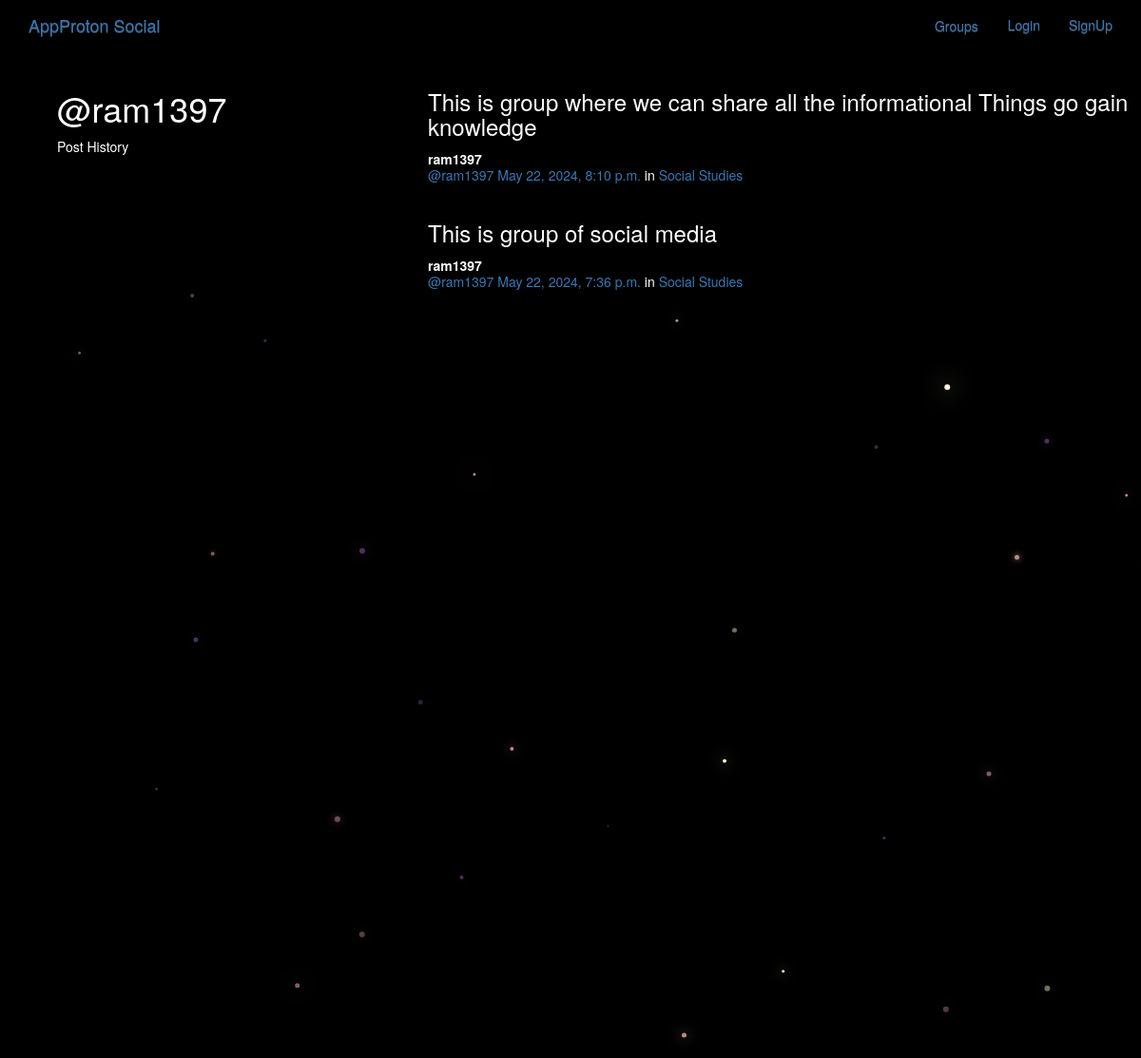
The page /posts/by/ram1397 on the database its author committed.
### posts/models.py (models this page shows, shortened)
class Post(models.Model):
    user=models.ForeignKey(User, related_name='posts', on_delete=models.CASCADE)
    created_at=models.DateTimeField(auto_now=True)
    message=models.TextField()
    message_html=models.TextField(editable=False)
    group=models.ForeignKey(Group, related_name='posts', blank=True, on_delete=models.CASCADE)
    class Meta:
        ordering=['-created_at']
        unique_together=['user', 'message']

### groups/models.py (models this page shows, shortened)
class Group(models.Model):
    name=models.CharField(max_length=256, unique=True)
    slug=models.SlugField(allow_unicode=True, unique=True)
    description=models.TextField(blank=True, default='')
    description_html=models.TextField(editable=False, default='', blank=True)
    members=models.ManyToManyField(User, through='GroupMember')
    class Meta:
        ordering=['name']

### posts/views.py (the view)
# urls.py: re_path(r'by/(?P<username>[-\w]+)', views.UserPosts.as_view(), name='for_user'),
class UserPosts(generic.ListView):
    model=models.Post
    template_name='posts/user_post_list.html'
    def get_queryset(self):
        try:
            self.post_user=User.objects.prefetch_related('posts').get(username__iexact=self.kwargs.get('username'))
        except User.DoesNotExist:
            raise Http404
        else:
            return self.post_user.posts.all()
    def get_context_data(self, **kwargs):
        context=super().get_context_data(*kwargs)
        context['post_user']=self.post_user
        return context

### posts/templates/posts/user_post_list.html
{% extends "posts/post_base.html" %}
{% block prepost %}
<div class="col-md-4">
	<h1>@{{ post_user.username }}</h1>
	<p>Post History</p>
</div>
{% endblock %}
{% block post_content %}
<div class="col-md-8">
	{% for post in post_list %}
		{% include "posts/_post.html" %}
	{% endfor %}
</div>
{% endblock %}

### posts/templates/posts/_post.html (shortened to what this page needs)
<div class="post media">
	<h3>{{ post.message_html|safe }}</h3>
	<div class="media-body">
		<strong>{{ post.user.username }}</strong>
		<h5 class="media-heading">
			<span class="username"><a href="{% url 'posts:for_user' username=post.user.username %}">@{{ post.user.username }}</a></span>
			<time class="time"><a href="{% url 'posts:single' username=post.user.username pk=post.pk %}">{{ post.created_at }}</a></time>
			{% if post.group %}
			<span class="group-name">in <a href="#">{{ post.group.name }}</a></span>
			{% endif %}
		</h5>
	</div>
</div>

### static/mysocialmedia/css/master.css (style rules this page uses)
body { margin: 0; overflow: hidden; background-color: black; color:white; }

### rows shown on the page
Post: message_html "This is group where we can share all the informational Things go gain knowledge", user.username "ram1397", created_at "May 22, 2024, 8:10 p.m.", group.name "Social Studies"
Post: message_html "This is group of social media", user.username "ram1397", created_at "May 22, 2024, 7:36 p.m.", group.name "Social Studies"

### other values the page prints
{{ post_user.username }} "ram1397"
